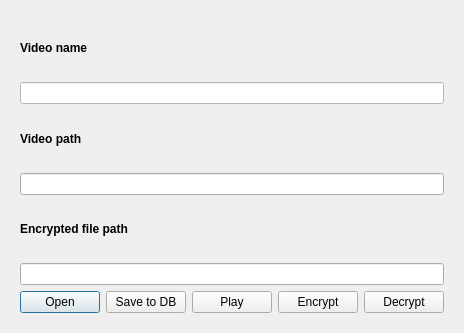
<?xml version="1.0" encoding="UTF-8"?>
<ui version="4.0">
 <class>Dialog</class>
 <widget class="QDialog" name="Dialog">
  <property name="geometry">
   <rect>
    <x>0</x>
    <y>0</y>
    <width>435</width>
    <height>333</height>
   </rect>
  </property>
  <property name="windowTitle">
   <string>Dialog</string>
  </property>
  <layout class="QHBoxLayout" name="horizontalLayout">
   <item>
    <widget class="QWidget" name="widget" native="true">
     <property name="enabled">
      <bool>true</bool>
     </property>
     <property name="font">
      <font>
       <kerning>true</kerning>
      </font>
     </property>
     <property name="statusTip">
      <string/>
     </property>
     <property name="autoFillBackground">
      <bool>false</bool>
     </property>
     <property name="styleSheet">
      <string notr="true"/>
     </property>
     <layout class="QGridLayout" name="gridLayout">
      <item row="0" column="0">
       <widget class="QLabel" name="VideoNameLabel">
        <property name="palette">
         <palette>
          <active/>
          <inactive/>
          <disabled/>
         </palette>
        </property>
        <property name="font">
         <font>
          <weight>75</weight>
          <bold>true</bold>
         </font>
        </property>
        <property name="text">
         <string>Video name</string>
        </property>
       </widget>
      </item>
      <item row="2" column="0">
       <widget class="QLabel" name="VideoPathLabel">
        <property name="font">
         <font>
          <weight>75</weight>
          <bold>true</bold>
         </font>
        </property>
        <property name="text">
         <string>Video path</string>
        </property>
       </widget>
      </item>
      <item row="6" column="0">
       <widget class="QPushButton" name="OpenButton">
        <property name="text">
         <string>Open</string>
        </property>
       </widget>
      </item>
      <item row="6" column="1">
       <widget class="QPushButton" name="SaveButton">
        <property name="text">
         <string>Save to DB</string>
        </property>
       </widget>
      </item>
      <item row="6" column="2">
       <widget class="QPushButton" name="PlayFileButton">
        <property name="text">
         <string>Play</string>
        </property>
       </widget>
      </item>
      <item row="6" column="3">
       <widget class="QPushButton" name="EncryptButton">
        <property name="text">
         <string>Encrypt</string>
        </property>
       </widget>
      </item>
      <item row="6" column="4">
       <widget class="QPushButton" name="DecryptButton">
        <property name="text">
         <string>Decrypt</string>
        </property>
       </widget>
      </item>
      <item row="1" column="0" colspan="5">
       <widget class="QLineEdit" name="lineEdit">
        <property name="styleSheet">
         <string notr="true">background-color: rgb(255, 255, 255);</string>
        </property>
       </widget>
      </item>
      <item row="3" column="0" colspan="5">
       <widget class="QLineEdit" name="lineEdit_2"/>
      </item>
      <item row="5" column="0" colspan="5">
       <widget class="QLineEdit" name="lineEdit_3"/>
      </item>
      <item row="4" column="0" colspan="2">
       <widget class="QLabel" name="EncryptedPath">
        <property name="font">
         <font>
          <weight>75</weight>
          <bold>true</bold>
         </font>
        </property>
        <property name="text">
         <string>Encrypted file path</string>
        </property>
       </widget>
      </item>
     </layout>
    </widget>
   </item>
  </layout>
 </widget>
 <resources/>
 <connections/>
</ui>
